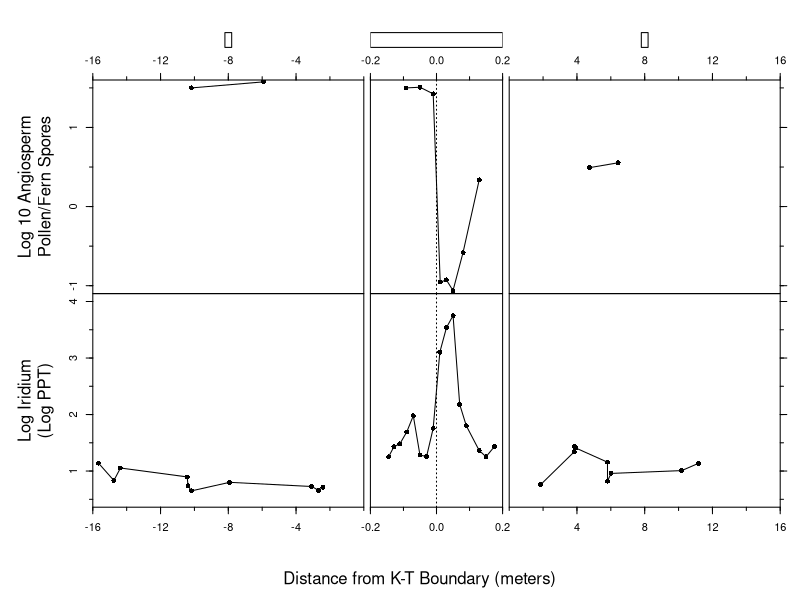

Reproduce this figure in R.

############
# THE DATA #
############

# LOADING THE DATA
angiosperm =
    data.frame(
        x = c(-10.1756, -5.9206, -0.0924, -0.0499,
              -0.01000,  0.0112,  0.0300,  0.0500,
               0.08030,  0.1292,  4.7520,  6.4299),
        y = c( 1.5002,  1.5765,  1.5001,  1.5084,
               1.4245, -0.9539, -0.9274, -1.0617,
              -0.5808,  0.3372,  0.4925,  0.5535))

iridium =
    data.frame(
        x = c(-15.6662, -14.7554, -14.3673, -10.4248, 
              -10.3796, -10.1748,  -7.9293,  -3.0748,
               -2.6648,  -2.4139,  -0.1451,  -0.1289,
               -0.1110,  -0.0900,  -0.0702,  -0.0501,
               -0.0301,  -0.0101,   0.0101,   0.0301,
                0.0501,   0.0702,   0.0901,   0.1292,
                0.1499,   0.1752,   1.8501,   3.8422,
                3.8515,   3.9370,   5.8029,   5.8037,
                6.0117,  10.1825,   11.178),
        y = c(1.1407, 0.8319, 1.0537, 0.8954,
              0.7381, 0.6489, 0.8002, 0.7263,
              0.6575, 0.7119, 1.2493, 1.4299,
              1.4806, 1.6918, 1.9783, 1.2836,
              1.2556, 1.7541, 3.1038, 3.5373,
              3.7520, 2.1787, 1.8019, 1.3630,
              1.2529, 1.4332, 0.7576, 1.3415,
              1.4338, 1.4064, 1.1562, 0.8212,
              0.9578, 1.0077, 1.1373))

# DATA PREPROCESSING
# demarcation where the data are split
dline = 0.4 # must remain unchanged unless layout adjusted accordingly  				 				

# subsets of data assigned to corresponding relevant variables
left_angio <- angiosperm[angiosperm$x < -dline,]
middle_angio <- angiosperm[abs(angiosperm$x) <= dline,]
right_angio <- angiosperm[angiosperm$x > dline,]	
					
left_iridium <- iridium[iridium$x < -dline,]			
middle_iridium <- iridium[abs(iridium$x) <= dline,]
right_iridium <- iridium[iridium$x > dline,]			

##############
# THE CANVAS #
##############

# defining the function for lines of text
llines <- function(x){
	lcm(x * par("csi") * 2.54)
}

opar = par(	
  # leave a bit of room to the right of each plot 
  mar = c(0,0,0,0.5),
  # keep space for main texts and breathing space to the right
	oma = c(4,4,0,1),
	cex = 1,
  cex.main = 1,
  cex.axis = 1, # increase for bigger tick labels
  font.axis = 1,  # replace with 2 for bold tick labels
  pch = 16  # replace for other point characters
  )		

layout(	rbind(	
    c(0, 7, 8, 9),			# 7, 8, 9 are the rectangles demonstrating the scale
		c(0, 1, 2, 3),			# 1, 2, 3 are meant to be angiosperm plots
		c(0, 4, 5, 6),			# 4, 5, 6 are meant to be iridium plots
    c(0, 0, 0, 0)
	),
	heights = c(llines(4), 1, 1, llines(2)),
	widths = c(llines(2), 2, 1, 2) 
)

# SETTING THE WINDOW PARAMETERS
# vertical limits for top plots
angio_ylim <- c(-1, 1.5)
# vertical limits for bottom plots
iridium_ylim <- c(0.5, 4)						

# horizontal limits for right plots
right_xlim <-  c(0, 16)
# horizontal limits for left plots
left_xlim <- -rev(right_xlim)					
# horizontal limits for middle plots
middle_xlim <- c(-0.2, 0.2)						

# SETTING THE TICK MARK PARAMETERS
# HORIZONTAL AXES
# tick marks for left plots
left_tick <- seq(left_xlim[1], left_xlim[2], length = 9)		
# labelled tick marks for left plots
l_left_tick <- head(left_tick[rep(c(TRUE, FALSE), 1)], -1)      # discount values in between
                                                                # ...and the last entry
# tick marks for right plots
right_tick <- -rev(left_tick)						                    
# labelled tick marks for right plots
l_right_tick <- right_tick[rep(c(TRUE, FALSE), 1)][-1]          # discount values in between
                                                                # ...and the first entry
# tick marks for middle plots
middle_tick <- seq(middle_xlim[1], middle_xlim[2], length = 5)  
# labelled tick marks for middle plots
l_middle_tick <- middle_tick[rep(c(TRUE, FALSE), 1)]            # discount values in between

# VERTICAL AXES
# tick marks for top plots
top_tick <- seq(angio_ylim[1], angio_ylim[2], length = 6)
# labelled tick marks for top plots
l_top_tick <- top_tick[rep(c(TRUE, FALSE), 1)]                  # discount values in between

# tick marks for bottom plots
bottom_tick <- seq(iridium_ylim[1], iridium_ylim[2], length = 8)
# labelled tick marks for bottom plots
l_bottom_tick <- bottom_tick[rep(c(FALSE, TRUE), 1)]            # discount values in between

# height of labelled tick marks
lt.height <- -0.5
# height of unlabelled tick marks
ut.height <- -0.25

###############
# THE DRAWING #
###############

# DATA PLOTTING FUNCTION
my.plot <- function(data, xlim, ylim, count){
	plot.new()
	plot.window(xlim = xlim, ylim = ylim, xaxs = "i")
	points(data)
	lines(data)
	box()
}

# RANGE INDICATOR PLOTTING FUNCTION
draw_indicator <- function(xlim){
  plot.new(); 
  plot.window(xlim = xlim, ylim = c(-1,1), xaxs = "i");   
  # find center of space
  center_x <- mean(xlim); center_y <- 0
  # draw rectangle of width 0.4 units around the center
  rect(center_x - 0.2, center_y - 0.2, center_x + 0.2, center_y + 0.2)
}

# The drawing of the data takes place as sets of commands in 6 steps.
# Since `box` function draws a border,
# at each of the 6 steps, the axis line is removed and tick marks retained
# With respect to the parameters defined already,
# the labelled and the unlabelled axes are drawn 
# Furthermore, dotted axes and vertical labels are drawn
# in/around plots where they are meant to be.

# TOP LEFT
my.plot(left_angio, xlim = left_xlim, ylim = angio_ylim)
axis(3, lwd=0, lwd.ticks=1, label = FALSE, at = left_tick, tcl = ut.height)
axis(3, lwd=0, lwd.ticks=1, at = l_left_tick, tcl = lt.height)
axis(2, lwd=0, lwd.ticks=1, label = FALSE, at = top_tick, tcl = ut.height)
axis(2, lwd=0, lwd.ticks=1, at = l_top_tick, tcl = lt.height)
mtext("Log 10 Angiosperm\nPollen/Fern Spores", line = 3, side = 2)

# TOP MIDDLE
my.plot(middle_angio, xlim = middle_xlim, ylim = angio_ylim)
# vertical dotted line denoting the axis
abline(v = 0, lty = "1313")
axis(3, lwd=0, lwd.ticks=1, label = FALSE, at = middle_tick, tcl = ut.height)
axis(3, lwd=0, lwd.ticks=1, at = l_middle_tick, tcl = lt.height)

# TOP RIGHT
my.plot(right_angio, xlim = right_xlim, ylim = angio_ylim)
axis(3, lwd=0, lwd.ticks=1, label = FALSE, at = right_tick, tcl = ut.height)
axis(3, lwd=0, lwd.ticks=1, at = l_right_tick, tcl = lt.height)
axis(4, lwd=0, lwd.ticks=1, label = FALSE, at = top_tick, tcl = ut.height)
axis(4, lwd=0, lwd.ticks=1, label = FALSE, at = l_top_tick, tcl = lt.height)

# BOTTOM LEFT
my.plot(left_iridium, xlim = left_xlim, ylim = iridium_ylim, count = 4)		# bottom left corner		
axis(1, lwd=0, lwd.ticks=1, label = FALSE, at = left_tick, tcl = ut.height)
axis(1, lwd=0, lwd.ticks=1, at = l_left_tick, tcl = lt.height)
axis(2, lwd=0, lwd.ticks=1, label = FALSE, at = bottom_tick, tcl = ut.height)
axis(2, lwd=0, lwd.ticks=1, at = l_bottom_tick, tcl = lt.height)
mtext("Log Iridium\n(Log PPT)", line = 3, side = 2) 

# BOTTOM MIDDLE
my.plot(middle_iridium, xlim = middle_xlim, ylim = iridium_ylim)
# vertical dotted line denoting the axis
abline(v = 0, lty = "1313")
axis(1, lwd=0, lwd.ticks=1, label = FALSE, at = middle_tick, tcl = ut.height)
axis(1, lwd=0, lwd.ticks=1, at = l_middle_tick, tcl = lt.height)


# BOTTOM RIGHT
my.plot(right_iridium, xlim = right_xlim, ylim = iridium_ylim)
axis(1, lwd=0, lwd.ticks=1, label = FALSE, at = right_tick, tcl = ut.height)
axis(1, lwd=0, lwd.ticks=1, at = l_right_tick, tcl = lt.height)
axis(4, lwd=0, lwd.ticks=1, label = FALSE, at = bottom_tick, tcl = ut.height)
axis(4, lwd=0, lwd.ticks=1, label = FALSE, at = l_bottom_tick, tcl = lt.height)

# The three rectanges that indicate the range of the horizontal axes are drawn
draw_indicator(xlim = left_xlim)
draw_indicator(xlim = middle_xlim)
draw_indicator(xlim = right_xlim)

# The label for the horizontal axis
mtext(text = "Distance from K-T Boundary (meters)", outer = TRUE, line = 2, side = 1)

# retain par parameters
par(opar) 
